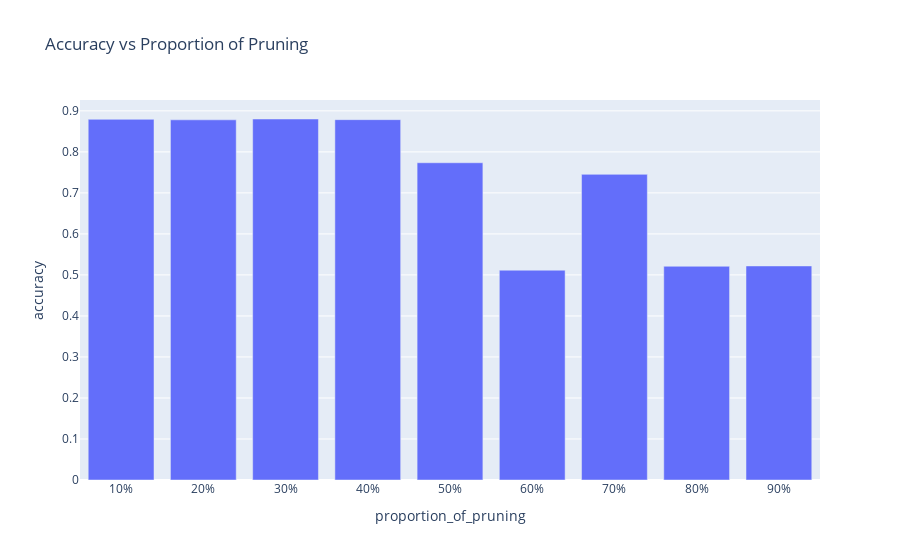
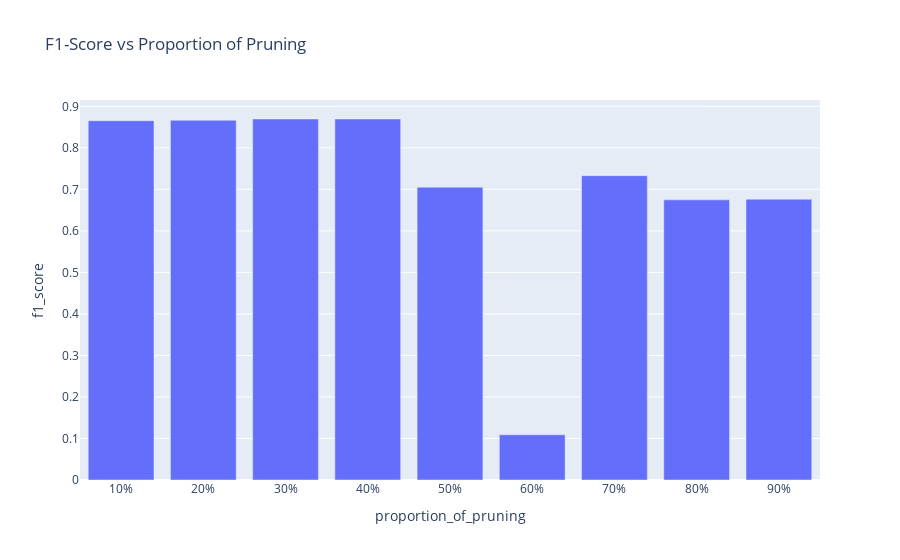
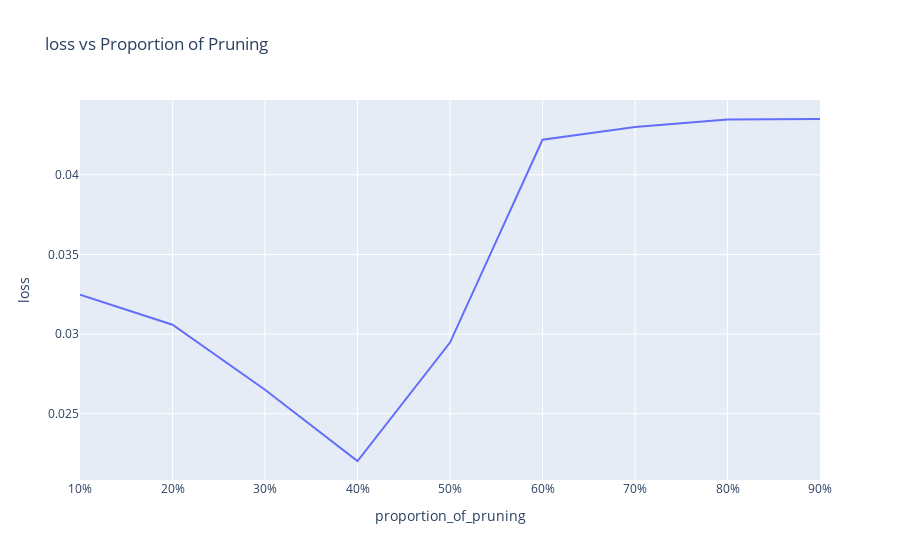

The notebook cell saved with these charts, in order:
### Code cell
# Plot results
fig = px.bar(accuracy_df, x='proportion_of_pruning', y='accuracy', orientation='v', title='Accuracy vs Proportion of Pruning')
fig.show()
fig = px.bar(f1_score_df, x='proportion_of_pruning', y='f1_score', orientation='v', title='F1-Score vs Proportion of Pruning', range_color='green')
fig.show()
fig = px.line(loss_df, x='proportion_of_pruning', y='loss', orientation='v', title='loss vs Proportion of Pruning')
fig.show()

### Figure 1 — Plotly figure (JSON) as saved in the notebook; plotly's stock layout.template omitted (floating-point values rounded to 4 significant figures)
{"data": [{"alignmentgroup": "True", "hovertemplate": "proportion_of_pruning=%{x}<br>accuracy=%{y}<extra></extra>", "legendgroup": "", "marker": {"color": "#636efa", "pattern": {"shape": ""}}, "name": "", "offsetgroup": "", "orientation": "v", "showlegend": false, "textposition": "auto", "type": "bar", "x": ["10%", "20%", "30%", "40%", "50%", "60%", "70%", "80%", "90%"], "xaxis": "x", "y": [0.8794, 0.8782, 0.8802, 0.8786, 0.7735, 0.5115, 0.7452, 0.5211, 0.5219], "yaxis": "y"}], "layout": {"barmode": "relative", "legend": {"tracegroupgap": 0}, "title": {"text": "Accuracy vs Proportion of Pruning"}, "xaxis": {"anchor": "y", "domain": [0, 1], "title": {"text": "proportion_of_pruning"}}, "yaxis": {"anchor": "x", "domain": [0, 1], "title": {"text": "accuracy"}}}}

### Figure 2 — Plotly figure (JSON) as saved in the notebook; plotly's stock layout.template omitted (floating-point values rounded to 4 significant figures)
{"data": [{"alignmentgroup": "True", "hovertemplate": "proportion_of_pruning=%{x}<br>f1_score=%{y}<extra></extra>", "legendgroup": "", "marker": {"color": "#636efa", "pattern": {"shape": ""}}, "name": "", "offsetgroup": "", "orientation": "v", "showlegend": false, "textposition": "auto", "type": "bar", "x": ["10%", "20%", "30%", "40%", "50%", "60%", "70%", "80%", "90%"], "xaxis": "x", "y": [0.8653, 0.8663, 0.8694, 0.8694, 0.7052, 0.1089, 0.7329, 0.6747, 0.6762], "yaxis": "y"}], "layout": {"barmode": "relative", "legend": {"tracegroupgap": 0}, "title": {"text": "F1-Score vs Proportion of Pruning"}, "xaxis": {"anchor": "y", "domain": [0, 1], "title": {"text": "proportion_of_pruning"}}, "yaxis": {"anchor": "x", "domain": [0, 1], "title": {"text": "f1_score"}}}}

### Figure 3 — Plotly figure (JSON) as saved in the notebook; plotly's stock layout.template omitted (floating-point values rounded to 4 significant figures)
{"data": [{"hovertemplate": "proportion_of_pruning=%{x}<br>loss=%{y}<extra></extra>", "legendgroup": "", "line": {"color": "#636efa", "dash": "solid"}, "marker": {"symbol": "circle"}, "mode": "lines", "name": "", "orientation": "v", "showlegend": false, "type": "scatter", "x": ["10%", "20%", "30%", "40%", "50%", "60%", "70%", "80%", "90%"], "xaxis": "x", "y": [0.03247, 0.03059, 0.02651, 0.02203, 0.02947, 0.0422, 0.043, 0.04348, 0.0435], "yaxis": "y"}], "layout": {"legend": {"tracegroupgap": 0}, "title": {"text": "loss vs Proportion of Pruning"}, "xaxis": {"anchor": "y", "domain": [0, 1], "title": {"text": "proportion_of_pruning"}}, "yaxis": {"anchor": "x", "domain": [0, 1], "title": {"text": "loss"}}}}
